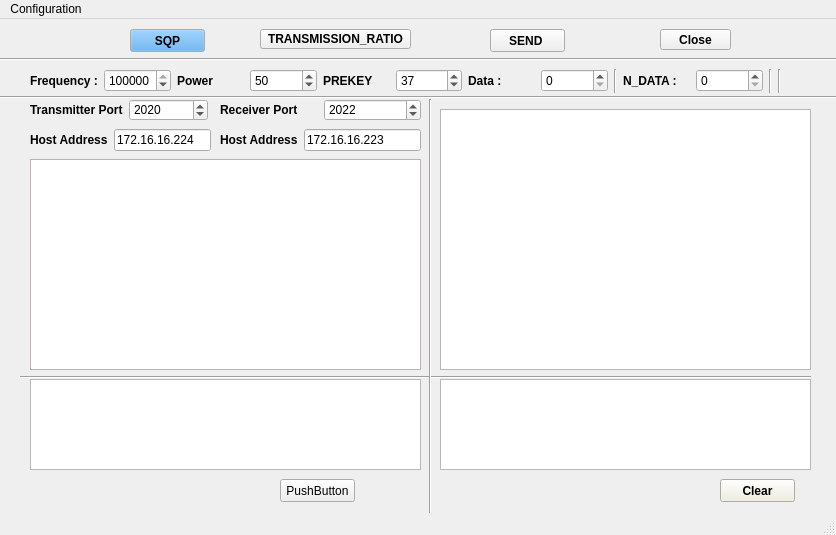
<?xml version="1.0" encoding="UTF-8"?>
<ui version="4.0">
 <class>udpacars</class>
 <widget class="QMainWindow" name="udpacars">
  <property name="geometry">
   <rect>
    <x>0</x>
    <y>0</y>
    <width>836</width>
    <height>535</height>
   </rect>
  </property>
  <property name="windowTitle">
   <string>MainWindow</string>
  </property>
  <widget class="QWidget" name="centralwidget">
   <widget class="QPlainTextEdit" name="plainTextEdit_2">
    <property name="geometry">
     <rect>
      <x>30</x>
      <y>140</y>
      <width>391</width>
      <height>211</height>
     </rect>
    </property>
    <property name="palette">
     <palette>
      <active>
       <colorrole role="Base">
        <brush brushstyle="SolidPattern">
         <color alpha="255">
          <red>255</red>
          <green>255</green>
          <blue>255</blue>
         </color>
        </brush>
       </colorrole>
       <colorrole role="Window">
        <brush brushstyle="SolidPattern">
         <color alpha="255">
          <red>240</red>
          <green>232</green>
          <blue>234</blue>
         </color>
        </brush>
       </colorrole>
       <colorrole role="Shadow">
        <brush brushstyle="SolidPattern">
         <color alpha="255">
          <red>105</red>
          <green>103</green>
          <blue>103</blue>
         </color>
        </brush>
       </colorrole>
      </active>
      <inactive>
       <colorrole role="Base">
        <brush brushstyle="SolidPattern">
         <color alpha="255">
          <red>255</red>
          <green>255</green>
          <blue>255</blue>
         </color>
        </brush>
       </colorrole>
       <colorrole role="Window">
        <brush brushstyle="SolidPattern">
         <color alpha="255">
          <red>240</red>
          <green>232</green>
          <blue>234</blue>
         </color>
        </brush>
       </colorrole>
       <colorrole role="Shadow">
        <brush brushstyle="SolidPattern">
         <color alpha="255">
          <red>105</red>
          <green>103</green>
          <blue>103</blue>
         </color>
        </brush>
       </colorrole>
      </inactive>
      <disabled>
       <colorrole role="Base">
        <brush brushstyle="SolidPattern">
         <color alpha="255">
          <red>240</red>
          <green>232</green>
          <blue>234</blue>
         </color>
        </brush>
       </colorrole>
       <colorrole role="Window">
        <brush brushstyle="SolidPattern">
         <color alpha="255">
          <red>240</red>
          <green>232</green>
          <blue>234</blue>
         </color>
        </brush>
       </colorrole>
       <colorrole role="Shadow">
        <brush brushstyle="SolidPattern">
         <color alpha="255">
          <red>105</red>
          <green>103</green>
          <blue>103</blue>
         </color>
        </brush>
       </colorrole>
      </disabled>
     </palette>
    </property>
    <property name="font">
     <font>
      <family>Arial</family>
      <pointsize>10</pointsize>
      <weight>75</weight>
      <bold>true</bold>
     </font>
    </property>
   </widget>
   <widget class="Line" name="line_3">
    <property name="geometry">
     <rect>
      <x>0</x>
      <y>70</y>
      <width>841</width>
      <height>16</height>
     </rect>
    </property>
    <property name="orientation">
     <enum>Qt::Horizontal</enum>
    </property>
   </widget>
   <widget class="QPushButton" name="pushButton_3">
    <property name="geometry">
     <rect>
      <x>660</x>
      <y>10</y>
      <width>71</width>
      <height>21</height>
     </rect>
    </property>
    <property name="font">
     <font>
      <weight>75</weight>
      <bold>true</bold>
     </font>
    </property>
    <property name="text">
     <string>Close</string>
    </property>
   </widget>
   <widget class="QWidget" name="layoutWidget_4">
    <property name="geometry">
     <rect>
      <x>220</x>
      <y>80</y>
      <width>201</width>
      <height>22</height>
     </rect>
    </property>
    <layout class="QHBoxLayout" name="horizontalLayout_8">
     <item>
      <widget class="QLabel" name="label_11">
       <property name="font">
        <font>
         <weight>75</weight>
         <bold>true</bold>
        </font>
       </property>
       <property name="text">
        <string>Receiver Port</string>
       </property>
      </widget>
     </item>
     <item>
      <widget class="QSpinBox" name="port1_4">
       <property name="maximum">
        <number>573439634</number>
       </property>
       <property name="value">
        <number>2022</number>
       </property>
      </widget>
     </item>
    </layout>
   </widget>
   <widget class="QWidget" name="layoutWidget_2">
    <property name="geometry">
     <rect>
      <x>220</x>
      <y>110</y>
      <width>201</width>
      <height>22</height>
     </rect>
    </property>
    <layout class="QHBoxLayout" name="horizontalLayout_9">
     <item>
      <widget class="QLabel" name="label_12">
       <property name="font">
        <font>
         <weight>75</weight>
         <bold>true</bold>
        </font>
       </property>
       <property name="text">
        <string>Host Address</string>
       </property>
      </widget>
     </item>
     <item>
      <widget class="QLineEdit" name="hostaddress1_4">
       <property name="text">
        <string>172.16.16.223</string>
       </property>
      </widget>
     </item>
    </layout>
   </widget>
   <widget class="QPushButton" name="SQP">
    <property name="geometry">
     <rect>
      <x>130</x>
      <y>10</y>
      <width>75</width>
      <height>23</height>
     </rect>
    </property>
    <property name="palette">
     <palette>
      <active>
       <colorrole role="Button">
        <brush brushstyle="SolidPattern">
         <color alpha="255">
          <red>74</red>
          <green>158</green>
          <blue>231</blue>
         </color>
        </brush>
       </colorrole>
      </active>
      <inactive>
       <colorrole role="Button">
        <brush brushstyle="SolidPattern">
         <color alpha="255">
          <red>74</red>
          <green>158</green>
          <blue>231</blue>
         </color>
        </brush>
       </colorrole>
      </inactive>
      <disabled>
       <colorrole role="Button">
        <brush brushstyle="SolidPattern">
         <color alpha="255">
          <red>74</red>
          <green>158</green>
          <blue>231</blue>
         </color>
        </brush>
       </colorrole>
      </disabled>
     </palette>
    </property>
    <property name="font">
     <font>
      <weight>75</weight>
      <bold>true</bold>
     </font>
    </property>
    <property name="text">
     <string>SQP</string>
    </property>
   </widget>
   <widget class="Line" name="line_8">
    <property name="geometry">
     <rect>
      <x>20</x>
      <y>350</y>
      <width>791</width>
      <height>16</height>
     </rect>
    </property>
    <property name="orientation">
     <enum>Qt::Horizontal</enum>
    </property>
   </widget>
   <widget class="QPlainTextEdit" name="plainTextEdit_3">
    <property name="geometry">
     <rect>
      <x>30</x>
      <y>360</y>
      <width>391</width>
      <height>91</height>
     </rect>
    </property>
    <property name="font">
     <font>
      <family>Arial</family>
      <weight>75</weight>
      <bold>true</bold>
     </font>
    </property>
   </widget>
   <widget class="QWidget" name="layoutWidget_5">
    <property name="geometry">
     <rect>
      <x>30</x>
      <y>80</y>
      <width>178</width>
      <height>22</height>
     </rect>
    </property>
    <layout class="QHBoxLayout" name="horizontalLayout_11">
     <item>
      <widget class="QLabel" name="label_18">
       <property name="font">
        <font>
         <weight>75</weight>
         <bold>true</bold>
        </font>
       </property>
       <property name="text">
        <string>Transmitter Port</string>
       </property>
      </widget>
     </item>
     <item>
      <widget class="QSpinBox" name="port1_5">
       <property name="maximum">
        <number>573439634</number>
       </property>
       <property name="value">
        <number>2020</number>
       </property>
      </widget>
     </item>
    </layout>
   </widget>
   <widget class="Line" name="line_7">
    <property name="geometry">
     <rect>
      <x>-120</x>
      <y>30</y>
      <width>961</width>
      <height>20</height>
     </rect>
    </property>
    <property name="orientation">
     <enum>Qt::Horizontal</enum>
    </property>
   </widget>
   <widget class="QPlainTextEdit" name="plainTextEdit_4">
    <property name="geometry">
     <rect>
      <x>440</x>
      <y>360</y>
      <width>371</width>
      <height>91</height>
     </rect>
    </property>
    <property name="font">
     <font>
      <family>Arial</family>
      <weight>75</weight>
      <bold>true</bold>
     </font>
    </property>
   </widget>
   <widget class="QWidget" name="layoutWidget">
    <property name="geometry">
     <rect>
      <x>30</x>
      <y>110</y>
      <width>181</width>
      <height>22</height>
     </rect>
    </property>
    <layout class="QHBoxLayout" name="horizontalLayout_10">
     <item>
      <widget class="QLabel" name="label_13">
       <property name="font">
        <font>
         <weight>75</weight>
         <bold>true</bold>
        </font>
       </property>
       <property name="text">
        <string>Host Address</string>
       </property>
      </widget>
     </item>
     <item>
      <widget class="QLineEdit" name="hostaddress1_5">
       <property name="text">
        <string>172.16.16.224</string>
       </property>
      </widget>
     </item>
    </layout>
   </widget>
   <widget class="QPushButton" name="TRANSMISSION_RATIO">
    <property name="geometry">
     <rect>
      <x>260</x>
      <y>10</y>
      <width>151</width>
      <height>20</height>
     </rect>
    </property>
    <property name="font">
     <font>
      <weight>75</weight>
      <bold>true</bold>
     </font>
    </property>
    <property name="text">
     <string>TRANSMISSION_RATIO</string>
    </property>
   </widget>
   <widget class="QPlainTextEdit" name="plainTextEdit">
    <property name="geometry">
     <rect>
      <x>440</x>
      <y>90</y>
      <width>371</width>
      <height>261</height>
     </rect>
    </property>
    <property name="font">
     <font>
      <family>Arial</family>
      <pointsize>10</pointsize>
      <weight>75</weight>
      <bold>true</bold>
     </font>
    </property>
   </widget>
   <widget class="QLabel" name="label">
    <property name="geometry">
     <rect>
      <x>10</x>
      <y>10</y>
      <width>81</width>
      <height>20</height>
     </rect>
    </property>
    <property name="text">
     <string/>
    </property>
    <property name="pixmap">
     <pixmap>../../Desktop/Capture.PNG</pixmap>
    </property>
   </widget>
   <widget class="QPushButton" name="Clear">
    <property name="geometry">
     <rect>
      <x>720</x>
      <y>460</y>
      <width>75</width>
      <height>23</height>
     </rect>
    </property>
    <property name="palette">
     <palette>
      <active>
       <colorrole role="WindowText">
        <brush brushstyle="SolidPattern">
         <color alpha="255">
          <red>0</red>
          <green>0</green>
          <blue>0</blue>
         </color>
        </brush>
       </colorrole>
       <colorrole role="Button">
        <brush brushstyle="SolidPattern">
         <color alpha="255">
          <red>239</red>
          <green>239</green>
          <blue>222</blue>
         </color>
        </brush>
       </colorrole>
       <colorrole role="Light">
        <brush brushstyle="SolidPattern">
         <color alpha="255">
          <red>255</red>
          <green>255</green>
          <blue>255</blue>
         </color>
        </brush>
       </colorrole>
       <colorrole role="Midlight">
        <brush brushstyle="SolidPattern">
         <color alpha="255">
          <red>247</red>
          <green>247</green>
          <blue>238</blue>
         </color>
        </brush>
       </colorrole>
       <colorrole role="Dark">
        <brush brushstyle="SolidPattern">
         <color alpha="255">
          <red>119</red>
          <green>119</green>
          <blue>111</blue>
         </color>
        </brush>
       </colorrole>
       <colorrole role="Mid">
        <brush brushstyle="SolidPattern">
         <color alpha="255">
          <red>159</red>
          <green>159</green>
          <blue>148</blue>
         </color>
        </brush>
       </colorrole>
       <colorrole role="Text">
        <brush brushstyle="SolidPattern">
         <color alpha="255">
          <red>0</red>
          <green>0</green>
          <blue>0</blue>
         </color>
        </brush>
       </colorrole>
       <colorrole role="BrightText">
        <brush brushstyle="SolidPattern">
         <color alpha="255">
          <red>255</red>
          <green>255</green>
          <blue>255</blue>
         </color>
        </brush>
       </colorrole>
       <colorrole role="ButtonText">
        <brush brushstyle="SolidPattern">
         <color alpha="255">
          <red>0</red>
          <green>0</green>
          <blue>0</blue>
         </color>
        </brush>
       </colorrole>
       <colorrole role="Base">
        <brush brushstyle="SolidPattern">
         <color alpha="255">
          <red>255</red>
          <green>255</green>
          <blue>255</blue>
         </color>
        </brush>
       </colorrole>
       <colorrole role="Window">
        <brush brushstyle="SolidPattern">
         <color alpha="255">
          <red>239</red>
          <green>239</green>
          <blue>222</blue>
         </color>
        </brush>
       </colorrole>
       <colorrole role="Shadow">
        <brush brushstyle="SolidPattern">
         <color alpha="255">
          <red>0</red>
          <green>0</green>
          <blue>0</blue>
         </color>
        </brush>
       </colorrole>
       <colorrole role="AlternateBase">
        <brush brushstyle="SolidPattern">
         <color alpha="255">
          <red>247</red>
          <green>247</green>
          <blue>238</blue>
         </color>
        </brush>
       </colorrole>
       <colorrole role="ToolTipBase">
        <brush brushstyle="SolidPattern">
         <color alpha="255">
          <red>255</red>
          <green>255</green>
          <blue>220</blue>
         </color>
        </brush>
       </colorrole>
       <colorrole role="ToolTipText">
        <brush brushstyle="SolidPattern">
         <color alpha="255">
          <red>0</red>
          <green>0</green>
          <blue>0</blue>
         </color>
        </brush>
       </colorrole>
       <colorrole role="PlaceholderText">
        <brush brushstyle="SolidPattern">
         <color alpha="128">
          <red>0</red>
          <green>0</green>
          <blue>0</blue>
         </color>
        </brush>
       </colorrole>
      </active>
      <inactive>
       <colorrole role="WindowText">
        <brush brushstyle="SolidPattern">
         <color alpha="255">
          <red>0</red>
          <green>0</green>
          <blue>0</blue>
         </color>
        </brush>
       </colorrole>
       <colorrole role="Button">
        <brush brushstyle="SolidPattern">
         <color alpha="255">
          <red>239</red>
          <green>239</green>
          <blue>222</blue>
         </color>
        </brush>
       </colorrole>
       <colorrole role="Light">
        <brush brushstyle="SolidPattern">
         <color alpha="255">
          <red>255</red>
          <green>255</green>
          <blue>255</blue>
         </color>
        </brush>
       </colorrole>
       <colorrole role="Midlight">
        <brush brushstyle="SolidPattern">
         <color alpha="255">
          <red>247</red>
          <green>247</green>
          <blue>238</blue>
         </color>
        </brush>
       </colorrole>
       <colorrole role="Dark">
        <brush brushstyle="SolidPattern">
         <color alpha="255">
          <red>119</red>
          <green>119</green>
          <blue>111</blue>
         </color>
        </brush>
       </colorrole>
       <colorrole role="Mid">
        <brush brushstyle="SolidPattern">
         <color alpha="255">
          <red>159</red>
          <green>159</green>
          <blue>148</blue>
         </color>
        </brush>
       </colorrole>
       <colorrole role="Text">
        <brush brushstyle="SolidPattern">
         <color alpha="255">
          <red>0</red>
          <green>0</green>
          <blue>0</blue>
         </color>
        </brush>
       </colorrole>
       <colorrole role="BrightText">
        <brush brushstyle="SolidPattern">
         <color alpha="255">
          <red>255</red>
          <green>255</green>
          <blue>255</blue>
         </color>
        </brush>
       </colorrole>
       <colorrole role="ButtonText">
        <brush brushstyle="SolidPattern">
         <color alpha="255">
          <red>0</red>
          <green>0</green>
          <blue>0</blue>
         </color>
        </brush>
       </colorrole>
       <colorrole role="Base">
        <brush brushstyle="SolidPattern">
         <color alpha="255">
          <red>255</red>
          <green>255</green>
          <blue>255</blue>
         </color>
        </brush>
       </colorrole>
       <colorrole role="Window">
        <brush brushstyle="SolidPattern">
         <color alpha="255">
          <red>239</red>
          <green>239</green>
          <blue>222</blue>
         </color>
        </brush>
       </colorrole>
       <colorrole role="Shadow">
        <brush brushstyle="SolidPattern">
         <color alpha="255">
          <red>0</red>
          <green>0</green>
          <blue>0</blue>
         </color>
        </brush>
       </colorrole>
       <colorrole role="AlternateBase">
        <brush brushstyle="SolidPattern">
         <color alpha="255">
          <red>247</red>
          <green>247</green>
          <blue>238</blue>
         </color>
        </brush>
       </colorrole>
       <colorrole role="ToolTipBase">
        <brush brushstyle="SolidPattern">
         <color alpha="255">
          <red>255</red>
          <green>255</green>
          <blue>220</blue>
         </color>
        </brush>
       </colorrole>
       <colorrole role="ToolTipText">
        <brush brushstyle="SolidPattern">
         <color alpha="255">
          <red>0</red>
          <green>0</green>
          <blue>0</blue>
         </color>
        </brush>
       </colorrole>
       <colorrole role="PlaceholderText">
        <brush brushstyle="SolidPattern">
         <color alpha="128">
          <red>0</red>
          <green>0</green>
          <blue>0</blue>
         </color>
        </brush>
       </colorrole>
      </inactive>
      <disabled>
       <colorrole role="WindowText">
        <brush brushstyle="SolidPattern">
         <color alpha="255">
          <red>119</red>
          <green>119</green>
          <blue>111</blue>
         </color>
        </brush>
       </colorrole>
       <colorrole role="Button">
        <brush brushstyle="SolidPattern">
         <color alpha="255">
          <red>239</red>
          <green>239</green>
          <blue>222</blue>
         </color>
        </brush>
       </colorrole>
       <colorrole role="Light">
        <brush brushstyle="SolidPattern">
         <color alpha="255">
          <red>255</red>
          <green>255</green>
          <blue>255</blue>
         </color>
        </brush>
       </colorrole>
       <colorrole role="Midlight">
        <brush brushstyle="SolidPattern">
         <color alpha="255">
          <red>247</red>
          <green>247</green>
          <blue>238</blue>
         </color>
        </brush>
       </colorrole>
       <colorrole role="Dark">
        <brush brushstyle="SolidPattern">
         <color alpha="255">
          <red>119</red>
          <green>119</green>
          <blue>111</blue>
         </color>
        </brush>
       </colorrole>
       <colorrole role="Mid">
        <brush brushstyle="SolidPattern">
         <color alpha="255">
          <red>159</red>
          <green>159</green>
          <blue>148</blue>
         </color>
        </brush>
       </colorrole>
       <colorrole role="Text">
        <brush brushstyle="SolidPattern">
         <color alpha="255">
          <red>119</red>
          <green>119</green>
          <blue>111</blue>
         </color>
        </brush>
       </colorrole>
       <colorrole role="BrightText">
        <brush brushstyle="SolidPattern">
         <color alpha="255">
          <red>255</red>
          <green>255</green>
          <blue>255</blue>
         </color>
        </brush>
       </colorrole>
       <colorrole role="ButtonText">
        <brush brushstyle="SolidPattern">
         <color alpha="255">
          <red>119</red>
          <green>119</green>
          <blue>111</blue>
         </color>
        </brush>
       </colorrole>
       <colorrole role="Base">
        <brush brushstyle="SolidPattern">
         <color alpha="255">
          <red>239</red>
          <green>239</green>
          <blue>222</blue>
         </color>
        </brush>
       </colorrole>
       <colorrole role="Window">
        <brush brushstyle="SolidPattern">
         <color alpha="255">
          <red>239</red>
          <green>239</green>
          <blue>222</blue>
         </color>
        </brush>
       </colorrole>
       <colorrole role="Shadow">
        <brush brushstyle="SolidPattern">
         <color alpha="255">
          <red>0</red>
          <green>0</green>
          <blue>0</blue>
         </color>
        </brush>
       </colorrole>
       <colorrole role="AlternateBase">
        <brush brushstyle="SolidPattern">
         <color alpha="255">
          <red>239</red>
          <green>239</green>
          <blue>222</blue>
         </color>
        </brush>
       </colorrole>
       <colorrole role="ToolTipBase">
        <brush brushstyle="SolidPattern">
         <color alpha="255">
          <red>255</red>
          <green>255</green>
          <blue>220</blue>
         </color>
        </brush>
       </colorrole>
       <colorrole role="ToolTipText">
        <brush brushstyle="SolidPattern">
         <color alpha="255">
          <red>0</red>
          <green>0</green>
          <blue>0</blue>
         </color>
        </brush>
       </colorrole>
       <colorrole role="PlaceholderText">
        <brush brushstyle="SolidPattern">
         <color alpha="128">
          <red>0</red>
          <green>0</green>
          <blue>0</blue>
         </color>
        </brush>
       </colorrole>
      </disabled>
     </palette>
    </property>
    <property name="font">
     <font>
      <weight>75</weight>
      <bold>true</bold>
     </font>
    </property>
    <property name="text">
     <string>Clear</string>
    </property>
   </widget>
   <widget class="Line" name="line_2">
    <property name="geometry">
     <rect>
      <x>420</x>
      <y>80</y>
      <width>20</width>
      <height>431</height>
     </rect>
    </property>
    <property name="orientation">
     <enum>Qt::Vertical</enum>
    </property>
   </widget>
   <widget class="QWidget" name="layoutWidget_3">
    <property name="geometry">
     <rect>
      <x>30</x>
      <y>50</y>
      <width>751</width>
      <height>24</height>
     </rect>
    </property>
    <layout class="QHBoxLayout" name="horizontalLayout_2">
     <item>
      <widget class="QLabel" name="label_14">
       <property name="font">
        <font>
         <family>MS Shell Dlg 2</family>
         <weight>75</weight>
         <bold>true</bold>
        </font>
       </property>
       <property name="text">
        <string>Frequency :</string>
       </property>
      </widget>
     </item>
     <item>
      <widget class="QSpinBox" name="frequence_2">
       <property name="maximum">
        <number>123456789</number>
       </property>
       <property name="value">
        <number>118025</number>
       </property>
      </widget>
     </item>
     <item>
      <widget class="QLabel" name="label_15">
       <property name="font">
        <font>
         <weight>75</weight>
         <bold>true</bold>
        </font>
       </property>
       <property name="text">
        <string>Power</string>
       </property>
      </widget>
     </item>
     <item>
      <widget class="QSpinBox" name="puissance_2">
       <property name="value">
        <number>50</number>
       </property>
      </widget>
     </item>
     <item>
      <widget class="QLabel" name="label_16">
       <property name="font">
        <font>
         <weight>75</weight>
         <bold>true</bold>
        </font>
       </property>
       <property name="text">
        <string>PREKEY</string>
       </property>
      </widget>
     </item>
     <item>
      <widget class="QSpinBox" name="prekey_2">
       <property name="minimum">
        <number>0</number>
       </property>
       <property name="stepType">
        <enum>QAbstractSpinBox::DefaultStepType</enum>
       </property>
       <property name="value">
        <number>37</number>
       </property>
      </widget>
     </item>
     <item>
      <widget class="QLabel" name="label_17">
       <property name="font">
        <font>
         <weight>75</weight>
         <bold>true</bold>
        </font>
       </property>
       <property name="text">
        <string>Data :</string>
       </property>
      </widget>
     </item>
     <item>
      <widget class="QSpinBox" name="spinBox_2">
       <property name="minimum">
        <number>0</number>
       </property>
       <property name="maximum">
        <number>1234567896</number>
       </property>
       <property name="stepType">
        <enum>QAbstractSpinBox::DefaultStepType</enum>
       </property>
      </widget>
     </item>
     <item>
      <widget class="Line" name="line_9">
       <property name="orientation">
        <enum>Qt::Vertical</enum>
       </property>
      </widget>
     </item>
     <item>
      <widget class="QLabel" name="label_19">
       <property name="font">
        <font>
         <weight>75</weight>
         <bold>true</bold>
        </font>
       </property>
       <property name="text">
        <string>N_DATA :</string>
       </property>
      </widget>
     </item>
     <item>
      <widget class="QSpinBox" name="n_data">
       <property name="minimum">
        <number>0</number>
       </property>
       <property name="maximum">
        <number>1234567896</number>
       </property>
       <property name="stepType">
        <enum>QAbstractSpinBox::DefaultStepType</enum>
       </property>
      </widget>
     </item>
     <item>
      <widget class="Line" name="line_10">
       <property name="orientation">
        <enum>Qt::Vertical</enum>
       </property>
      </widget>
     </item>
     <item>
      <widget class="Line" name="line_11">
       <property name="orientation">
        <enum>Qt::Vertical</enum>
       </property>
      </widget>
     </item>
    </layout>
   </widget>
   <widget class="QPushButton" name="pushButton">
    <property name="geometry">
     <rect>
      <x>490</x>
      <y>10</y>
      <width>75</width>
      <height>23</height>
     </rect>
    </property>
    <property name="font">
     <font>
      <weight>75</weight>
      <bold>true</bold>
     </font>
    </property>
    <property name="text">
     <string>SEND </string>
    </property>
   </widget>
   <widget class="QPushButton" name="pushButton_2">
    <property name="geometry">
     <rect>
      <x>280</x>
      <y>460</y>
      <width>75</width>
      <height>23</height>
     </rect>
    </property>
    <property name="text">
     <string>PushButton</string>
    </property>
   </widget>
  </widget>
  <widget class="QMenuBar" name="menubar">
   <property name="geometry">
    <rect>
     <x>0</x>
     <y>0</y>
     <width>836</width>
     <height>21</height>
    </rect>
   </property>
   <widget class="QMenu" name="menuConfiguration">
    <property name="title">
     <string>Configuration</string>
    </property>
    <widget class="QMenu" name="menuTransmitter">
     <property name="title">
      <string>Transmitter</string>
     </property>
     <addaction name="actionPARAM_REQ"/>
     <addaction name="actionPWR_SET_REQ"/>
     <addaction name="actionMODE_SET_REQ"/>
     <addaction name="actionPURGE_REQ"/>
     <addaction name="actionUNIT_DATA_REQ"/>
    </widget>
    <widget class="QMenu" name="menuReceiver">
     <property name="title">
      <string>Receiver</string>
     </property>
     <addaction name="actionPARAM_REQ_2"/>
     <addaction name="actionMODE_SET_REQ_2"/>
    </widget>
    <addaction name="menuTransmitter"/>
    <addaction name="menuReceiver"/>
   </widget>
   <addaction name="menuConfiguration"/>
  </widget>
  <widget class="QStatusBar" name="statusbar"/>
  <action name="actionPARAM_REQ">
   <property name="text">
    <string>PARAM_REQ</string>
   </property>
  </action>
  <action name="actionPWR_SET_REQ">
   <property name="text">
    <string>PWR_SET_REQ</string>
   </property>
  </action>
  <action name="actionMODE_SET_REQ">
   <property name="text">
    <string>MODE_SET_REQ</string>
   </property>
  </action>
  <action name="actionPURGE_REQ">
   <property name="text">
    <string>PURGE_REQ</string>
   </property>
  </action>
  <action name="actionPARAM_REQ_2">
   <property name="text">
    <string>PARAM_REQ</string>
   </property>
  </action>
  <action name="actionMODE_SET_REQ_2">
   <property name="text">
    <string>MODE_SET_REQ</string>
   </property>
  </action>
  <action name="actionUNIT_DATA_REQ">
   <property name="text">
    <string>UNIT_DATA_REQ</string>
   </property>
  </action>
 </widget>
 <resources/>
 <connections/>
</ui>
